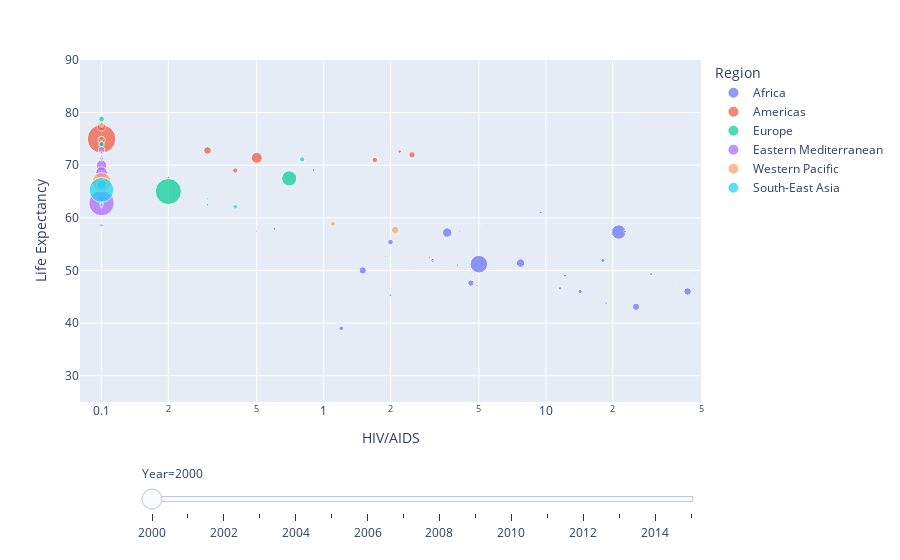

The code cell stored with this chart in its notebook:
### Code cell
import plotly.express as px


fig = px.scatter(undev_0, x="HIV/AIDS", y="Life Expectancy", animation_frame="Year", animation_group="Country",
           size="Population", color="Region", hover_name="Country",
           log_x=True, size_max=55, range_x=[.08,50], range_y=[25,90])

fig["layout"].pop("updatemenus") # optional, drop animation buttons
fig.show()

### Figure 1 — Plotly figure (JSON) as saved in the notebook; plotly's stock layout.template omitted (floating-point values rounded to 4 significant figures)
{"data": [{"hovertemplate": "<b>%{hovertext}</b><br><br>Region=Africa<br>Year=2000<br>HIV/AIDS=%{x}<br>Life Expectancy=%{y}<br>Population=%{marker.size}<extra></extra>", "hovertext": ["Zimbabwe", "Equatorial Guinea", "South Sudan", "South Africa", "Benin", "Kenya", "Senegal", "Seychelles", "Sierra Leone", "Botswana", "Togo", "Sao Tome and Principe", "Eritrea", "Ethiopia", "Swaziland (Eswatini)", "Lesotho", "Nigeria", "Chad", "Mauritius", "Mauritania", "Central African Republic", "Niger", "Congo", "Mozambique", "Namibia", "Comoros", "Burundi", "Rwanda", "Liberia", "Burkina Faso", "Madagascar", "Democratic Republic of the Congo", "Cameroon", "Mali", "Côte d'Ivoire", "Cabo Verde", "Malawi", "Algeria", "Ghana", "Guinea-Bissau", "United Republic of Tanzania", "Uganda", "Gambia", "Zambia", "Angola", "Gabon", "Guinea"], "ids": ["Zimbabwe", "Equatorial Guinea", "South Sudan", "South Africa", "Benin", "Kenya", "Senegal", "Seychelles", "Sierra Leone", "Botswana", "Togo", "Sao Tome and Principe", "Eritrea", "Ethiopia", "Swaziland (Eswatini)", "Lesotho", "Nigeria", "Chad", "Mauritius", "Mauritania", "Central African Republic", "Niger", "Congo", "Mozambique", "Namibia", "Comoros", "Burundi", "Rwanda", "Liberia", "Burkina Faso", "Madagascar", "Democratic Republic of the Congo", "Cameroon", "Mali", "Côte d'Ivoire", "Cabo Verde", "Malawi", "Algeria", "Ghana", "Guinea-Bissau", "United Republic of Tanzania", "Uganda", "Gambia", "Zambia", "Angola", "Gabon", "Guinea"], "legendgroup": "Africa", "marker": {"color": "#636efa", "size": [12222251, 614323, 67656, 44896856, 6865951, 3145483, 988452, 81131, 4564297, 172834, 497367, 13866, 339281, 66537331, 161468, 1868699, 1223529, 8342559, 1186873, 279359, 3754986, 11352973, 0, 1867687, 1899257, 542357, 6476, 82573, 2884522, 1167942, 1576686, 0, 15274234, 196769, 0, 43579, 11376172, 3118366, 18938762, 1243229, 0, 2439274, 0, 1531221, 1644924, 1231122, 888546], "sizemode": "area", "sizeref": 427700.0, "symbol": "circle"}, "mode": "markers", "name": "Africa", "orientation": "v", "showlegend": true, "type": "scatter", "x": [43.5, 1.9, 2.7, 21.3, 2, 18.1, 0.5, 0.1, 1.2, 38.8, 5.1, 1.5, 1.9, 5, 46.4, 29.8, 4.9, 4.6, 0.1, 1.1, 14.3, 1.5, 7.8, 12.2, 22.8, 0.1, 5.2, 8.5, 3.1, 4, 0.6, 2.5, 7.7, 2.5, 7.1, 0.8, 25.5, 0.1, 3.6, 3.1, 12.8, 11.6, 2, 18.7, 2, 9.5, 3], "xaxis": "x", "y": [46, 52.7, 48.9, 57.3, 55.4, 51.9, 57.5, 71.8, 39, 47.8, 54.6, 62.6, 45.3, 51.2, 48.4, 49.3, 47.1, 47.6, 71, 60, 46, 50, 52.9, 49, 57.4, 59.5, 58, 48.3, 51.9, 51, 57.9, 51.3, 51.4, 49.8, 47.9, 69.9, 43.1, 71.3, 57.2, 52.1, 49.2, 46.6, 55.9, 43.8, 45.3, 61, 52.5], "yaxis": "y"}, {"hovertemplate": "<b>%{hovertext}</b><br><br>Region=Americas<br>Year=2000<br>HIV/AIDS=%{x}<br>Life Expectancy=%{y}<br>Population=%{marker.size}<extra></extra>", "hovertext": ["Belize", "El Salvador", "Bolivia (Plurinational State of)", "Dominican Republic", "Brazil", "Ecuador", "Bahamas", "Trinidad and Tobago", "Suriname", "Jamaica", "Barbados", "Chile", "Mexico", "Cuba", "Panama", "Nicaragua", "Colombia", "Costa Rica", "Canada", "Saint Lucia", "Saint Vincent and the Grenadines", "Paraguay", "Peru", "Guatemala", "Venezuela (Bolivarian Republic of)", "Haiti", "Guyana", "Antigua and Barbuda", "Argentina", "Grenada", "Honduras", "Uruguay"], "ids": ["Belize", "El Salvador", "Bolivia (Plurinational State of)", "Dominican Republic", "Brazil", "Ecuador", "Bahamas", "Trinidad and Tobago", "Suriname", "Jamaica", "Barbados", "Chile", "Mexico", "Cuba", "Panama", "Nicaragua", "Colombia", "Costa Rica", "Canada", "Saint Lucia", "Saint Vincent and the Grenadines", "Paraguay", "Peru", "Guatemala", "Venezuela (Bolivarian Republic of)", "Haiti", "Guyana", "Antigua and Barbuda", "Argentina", "Grenada", "Honduras", "Uruguay"], "legendgroup": "Americas", "marker": {"color": "#EF553B", "size": [247315, 5867626, 0, 8562622, 175287587, 12628596, 0, 1267984, 47239, 2656864, 0, 15262754, 11719673, 0, 33347, 526796, 443958, 3925443, 37697, 0, 0, 5327, 25914879, 1165743, 0, 85492, 75331, 0, 3757452, 0, 6524283, 3321245], "sizemode": "area", "sizeref": 427700.0, "symbol": "circle"}, "mode": "markers", "name": "Americas", "orientation": "v", "showlegend": true, "type": "scatter", "x": [0.3, 0.4, 0.1, 2.5, 0.1, 0.3, 0.1, 0.9, 0.4, 2.2, 0.9, 0.1, 0.1, 0.1, 0.2, 0.4, 0.1, 0.1, 0.1, 0.4, 0.7, 0.1, 0.5, 0.2, 0.1, 5.1, 1.1, 0.1, 0.1, 0.1, 1.7, 0.1], "xaxis": "x", "y": [68.3, 69, 62.6, 72, 75, 72.8, 72.6, 69.1, 67.4, 72.6, 73.3, 77.3, 74.8, 76.9, 75.7, 73, 71.4, 77.6, 79.1, 71.6, 79, 79, 71.4, 67.7, 72.5, 58.6, 65.4, 73.6, 74.1, 74, 71, 75.1], "yaxis": "y"}, {"hovertemplate": "<b>%{hovertext}</b><br><br>Region=Europe<br>Year=2000<br>HIV/AIDS=%{x}<br>Life Expectancy=%{y}<br>Population=%{marker.size}<extra></extra>", "hovertext": ["Kazakhstan", "Kyrgyzstan", "Serbia", "Bosnia and Herzegovina", "The former Yugoslav republic of Macedonia", "Azerbaijan", "Finland", "Tajikistan", "Belarus", "Israel", "Estonia", "Montenegro", "Russian Federation", "Republic of Moldova", "Turkey", "France", "Greece", "Turkmenistan", "Armenia", "Albania", "Ukraine", "Uzbekistan", "Georgia"], "ids": ["Kazakhstan", "Kyrgyzstan", "Serbia", "Bosnia and Herzegovina", "The former Yugoslav republic of Macedonia", "Azerbaijan", "Finland", "Tajikistan", "Belarus", "Israel", "Estonia", "Montenegro", "Russian Federation", "Republic of Moldova", "Turkey", "France", "Greece", "Turkmenistan", "Armenia", "Albania", "Ukraine", "Uzbekistan", "Georgia"], "legendgroup": "Europe", "marker": {"color": "#00cc96", "size": [14883626, 0, 7516346, 376676, 0, 8486, 517629, 621625, 997961, 6289, 1396985, 6495, 146596557, 0, 6324121, 6912498, 18588, 4516131, 369588, 38927, 49175848, 24654, 44183], "sizemode": "area", "sizeref": 427700.0, "symbol": "circle"}, "mode": "markers", "name": "Europe", "orientation": "v", "showlegend": true, "type": "scatter", "x": [0.1, 0.1, 0.1, 0.1, 0.1, 0.1, 0.1, 0.3, 0.1, 0.1, 0.1, 0.1, 0.2, 0.1, 0.1, 0.1, 0.1, 0.1, 0.1, 0.1, 0.7, 0.1, 0.1], "xaxis": "x", "y": [63.9, 66.6, 72.6, 74.6, 72.6, 66.6, 77.5, 63.7, 68, 78.9, 78, 73, 65, 67.1, 74, 78.8, 78.2, 63.8, 72, 72.6, 67.5, 67.1, 71.8], "yaxis": "y"}, {"hovertemplate": "<b>%{hovertext}</b><br><br>Region=Eastern Mediterranean<br>Year=2000<br>HIV/AIDS=%{x}<br>Life Expectancy=%{y}<br>Population=%{marker.size}<extra></extra>", "hovertext": ["Somalia", "Kuwait", "Egypt", "Saudi Arabia", "Lebanon", "Jordan", "Bahrain", "Iraq", "Iran (Islamic Republic of)", "Sudan", "Syrian Arab Republic", "Pakistan", "Oman", "Morocco", "Libya", "Djibouti", "Qatar", "United Arab Emirates", "Yemen", "Afghanistan", "Tunisia"], "ids": ["Somalia", "Kuwait", "Egypt", "Saudi Arabia", "Lebanon", "Jordan", "Bahrain", "Iraq", "Iran (Islamic Republic of)", "Sudan", "Syrian Arab Republic", "Pakistan", "Oman", "Morocco", "Libya", "Djibouti", "Qatar", "United Arab Emirates", "Yemen", "Afghanistan", "Tunisia"], "legendgroup": "Eastern Mediterranean", "marker": {"color": "#ab63fa", "size": [0, 0, 0, 0, 3235366, 51313, 0, 23565413, 0, 2725535, 1641848, 138523285, 0, 28849621, 0, 717584, 0, 0, 0, 293756, 9699197], "sizemode": "area", "sizeref": 427700.0, "symbol": "circle"}, "mode": "markers", "name": "Eastern Mediterranean", "orientation": "v", "showlegend": true, "type": "scatter", "x": [0.8, 0.1, 0.1, 0.1, 0.1, 0.1, 0.1, 0.1, 0.1, 0.1, 0.1, 0.1, 0.1, 0.1, 0.1, 4.1, 0.1, 0.1, 0.1, 0.1, 0.1], "xaxis": "x", "y": [55, 73.2, 68.8, 72.6, 72.7, 71.7, 74.5, 70, 73, 58.6, 72.6, 62.8, 72.6, 68.6, 78, 57.4, 76.2, 74.2, 68, 54.8, 72.9], "yaxis": "y"}, {"hovertemplate": "<b>%{hovertext}</b><br><br>Region=Western Pacific<br>Year=2000<br>HIV/AIDS=%{x}<br>Life Expectancy=%{y}<br>Population=%{marker.size}<extra></extra>", "hovertext": ["Kiribati", "Solomon Islands", "Lao People's Democratic Republic", "Fiji", "Tonga", "Brunei Darussalam", "Samoa", "Micronesia (Federated States of)", "Papua New Guinea", "Mongolia", "China", "Philippines", "Cambodia", "Malaysia", "Republic of Korea", "Viet Nam", "Vanuatu"], "ids": ["Kiribati", "Solomon Islands", "Lao People's Democratic Republic", "Fiji", "Tonga", "Brunei Darussalam", "Samoa", "Micronesia (Federated States of)", "Papua New Guinea", "Mongolia", "China", "Philippines", "Cambodia", "Malaysia", "Republic of Korea", "Viet Nam", "Vanuatu"], "legendgroup": "Western Pacific", "marker": {"color": "#FFA15A", "size": [8446, 41269, 0, 811223, 9882, 0, 17461, 0, 5572222, 2397436, 1262645, 77991569, 12152354, 2318568, 0, 0, 18563], "sizemode": "area", "sizeref": 427700.0, "symbol": "circle"}, "mode": "markers", "name": "Western Pacific", "orientation": "v", "showlegend": true, "type": "scatter", "x": [0.1, 0.1, 0.1, 0.1, 0.1, 0.1, 0.1, 0.1, 1.1, 0.1, 0.1, 0.1, 2.1, 0.1, 0.1, 0.1, 0.1], "xaxis": "x", "y": [64.1, 65.8, 58.1, 67.7, 71.6, 74.4, 72, 67, 58.9, 62.8, 71.7, 66.8, 57.7, 72.4, 76, 73.4, 69], "yaxis": "y"}, {"hovertemplate": "<b>%{hovertext}</b><br><br>Region=South-East Asia<br>Year=2000<br>HIV/AIDS=%{x}<br>Life Expectancy=%{y}<br>Population=%{marker.size}<extra></extra>", "hovertext": ["Bhutan", "Sri Lanka", "Thailand", "Timor-Leste", "Indonesia", "Bangladesh", "Myanmar", "Nepal", "India", "Maldives", "Democratic People's Republic of Korea"], "ids": ["Bhutan", "Sri Lanka", "Thailand", "Timor-Leste", "Indonesia", "Bangladesh", "Myanmar", "Nepal", "India", "Maldives", "Democratic People's Republic of Korea"], "legendgroup": "South-East Asia", "marker": {"color": "#19d3f3", "size": [573416, 18655, 6295821, 87167, 21154429, 131581243, 4695462, 2374911, 1535912, 286, 0], "sizemode": "area", "sizeref": 427700.0, "symbol": "circle"}, "mode": "markers", "name": "South-East Asia", "orientation": "v", "showlegend": true, "type": "scatter", "x": [0.1, 0.1, 0.8, 0.1, 0.1, 0.1, 0.4, 0.1, 0.3, 0.1, 0.1], "xaxis": "x", "y": [62, 71.5, 71.1, 58.7, 66.3, 65.3, 62.1, 62.5, 62.5, 69.6, 65.4], "yaxis": "y"}], "layout": {"legend": {"itemsizing": "constant", "title": {"text": "Region"}, "tracegroupgap": 0}, "margin": {"t": 60}, "sliders": [{"active": 0, "currentvalue": {"prefix": "Year="}, "len": 0.9, "pad": {"b": 10, "t": 60}, "steps": [{"args": [["2000"], {"frame": {"duration": 0, "redraw": false}, "fromcurrent": true, "mode": "immediate", "transition": {"duration": 0, "easing": "linear"}}], "label": "2000", "method": "animate"}, {"args": [["2001"], {"frame": {"duration": 0, "redraw": false}, "fromcurrent": true, "mode": "immediate", "transition": {"duration": 0, "easing": "linear"}}], "label": "2001", "method": "animate"}, {"args": [["2002"], {"frame": {"duration": 0, "redraw": false}, "fromcurrent": true, "mode": "immediate", "transition": {"duration": 0, "easing": "linear"}}], "label": "2002", "method": "animate"}, {"args": [["2003"], {"frame": {"duration": 0, "redraw": false}, "fromcurrent": true, "mode": "immediate", "transition": {"duration": 0, "easing": "linear"}}], "label": "2003", "method": "animate"}, {"args": [["2004"], {"frame": {"duration": 0, "redraw": false}, "fromcurrent": true, "mode": "immediate", "transition": {"duration": 0, "easing": "linear"}}], "label": "2004", "method": "animate"}, {"args": [["2005"], {"frame": {"duration": 0, "redraw": false}, "fromcurrent": true, "mode": "immediate", "transition": {"duration": 0, "easing": "linear"}}], "label": "2005", "method": "animate"}, {"args": [["2006"], {"frame": {"duration": 0, "redraw": false}, "fromcurrent": true, "mode": "immediate", "transition": {"duration": 0, "easing": "linear"}}], "label": "2006", "method": "animate"}, {"args": [["2007"], {"frame": {"duration": 0, "redraw": false}, "fromcurrent": true, "mode": "immediate", "transition": {"duration": 0, "easing": "linear"}}], "label": "2007", "method": "animate"}, {"args": [["2008"], {"frame": {"duration": 0, "redraw": false}, "fromcurrent": true, "mode": "immediate", "transition": {"duration": 0, "easing": "linear"}}], "label": "2008", "method": "animate"}, {"args": [["2009"], {"frame": {"duration": 0, "redraw": false}, "fromcurrent": true, "mode": "immediate", "transition": {"duration": 0, "easing": "linear"}}], "label": "2009", "method": "animate"}, {"args": [["2010"], {"frame": {"duration": 0, "redraw": false}, "fromcurrent": true, "mode": "immediate", "transition": {"duration": 0, "easing": "linear"}}], "label": "2010", "method": "animate"}, {"args": [["2011"], {"frame": {"duration": 0, "redraw": false}, "fromcurrent": true, "mode": "immediate", "transition": {"duration": 0, "easing": "linear"}}], "label": "2011", "method": "animate"}, {"args": [["2012"], {"frame": {"duration": 0, "redraw": false}, "fromcurrent": true, "mode": "immediate", "transition": {"duration": 0, "easing": "linear"}}], "label": "2012", "method": "animate"}, {"args": [["2013"], {"frame": {"duration": 0, "redraw": false}, "fromcurrent": true, "mode": "immediate", "transition": {"duration": 0, "easing": "linear"}}], "label": "2013", "method": "animate"}, {"args": [["2014"], {"frame": {"duration": 0, "redraw": false}, "fromcurrent": true, "mode": "immediate", "transition": {"duration": 0, "easing": "linear"}}], "label": "2014", "method": "animate"}, {"args": [["2015"], {"frame": {"duration": 0, "redraw": false}, "fromcurrent": true, "mode": "immediate", "transition": {"duration": 0, "easing": "linear"}}], "label": "2015", "method": "animate"}], "x": 0.1, "xanchor": "left", "y": 0, "yanchor": "top"}], "xaxis": {"anchor": "y", "domain": [0, 1], "range": [-1.097, 1.699], "title": {"text": "HIV/AIDS"}, "type": "log"}, "yaxis": {"anchor": "x", "domain": [0, 1], "range": [25, 90], "title": {"text": "Life Expectancy"}}}}
